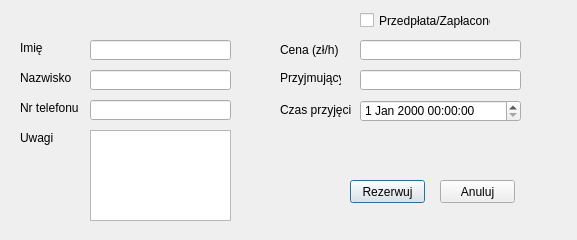
<?xml version="1.0" encoding="UTF-8"?>
<ui version="4.0">
 <class>FormWindow</class>
 <widget class="QDialog" name="FormWindow">
  <property name="geometry">
   <rect>
    <x>0</x>
    <y>0</y>
    <width>577</width>
    <height>240</height>
   </rect>
  </property>
  <property name="minimumSize">
   <size>
    <width>577</width>
    <height>240</height>
   </size>
  </property>
  <property name="maximumSize">
   <size>
    <width>577</width>
    <height>240</height>
   </size>
  </property>
  <property name="windowTitle">
   <string>Formularz</string>
  </property>
  <widget class="QLineEdit" name="eFirstName">
   <property name="geometry">
    <rect>
     <x>90</x>
     <y>40</y>
     <width>141</width>
     <height>20</height>
    </rect>
   </property>
  </widget>
  <widget class="QLabel" name="lFirstName">
   <property name="geometry">
    <rect>
     <x>20</x>
     <y>40</y>
     <width>41</width>
     <height>16</height>
    </rect>
   </property>
   <property name="text">
    <string>Imię</string>
   </property>
  </widget>
  <widget class="QLineEdit" name="eLastName">
   <property name="geometry">
    <rect>
     <x>90</x>
     <y>70</y>
     <width>141</width>
     <height>20</height>
    </rect>
   </property>
  </widget>
  <widget class="QLineEdit" name="ePhone">
   <property name="geometry">
    <rect>
     <x>90</x>
     <y>100</y>
     <width>141</width>
     <height>20</height>
    </rect>
   </property>
  </widget>
  <widget class="QLabel" name="lLastName">
   <property name="geometry">
    <rect>
     <x>20</x>
     <y>70</y>
     <width>51</width>
     <height>16</height>
    </rect>
   </property>
   <property name="text">
    <string>Nazwisko</string>
   </property>
  </widget>
  <widget class="QLabel" name="lPhone">
   <property name="geometry">
    <rect>
     <x>20</x>
     <y>100</y>
     <width>61</width>
     <height>16</height>
    </rect>
   </property>
   <property name="text">
    <string>Nr telefonu</string>
   </property>
  </widget>
  <widget class="QLabel" name="lNotes">
   <property name="geometry">
    <rect>
     <x>20</x>
     <y>130</y>
     <width>41</width>
     <height>16</height>
    </rect>
   </property>
   <property name="text">
    <string>Uwagi</string>
   </property>
  </widget>
  <widget class="QPlainTextEdit" name="eNotes">
   <property name="geometry">
    <rect>
     <x>90</x>
     <y>130</y>
     <width>141</width>
     <height>91</height>
    </rect>
   </property>
  </widget>
  <widget class="QCheckBox" name="cbPayment">
   <property name="geometry">
    <rect>
     <x>360</x>
     <y>10</y>
     <width>131</width>
     <height>21</height>
    </rect>
   </property>
   <property name="text">
    <string>Przedpłata/Zapłacono</string>
   </property>
  </widget>
  <widget class="QLabel" name="lPrice">
   <property name="geometry">
    <rect>
     <x>280</x>
     <y>40</y>
     <width>61</width>
     <height>20</height>
    </rect>
   </property>
   <property name="text">
    <string>Cena (zł/h)</string>
   </property>
  </widget>
  <widget class="QLineEdit" name="ePrice">
   <property name="geometry">
    <rect>
     <x>360</x>
     <y>40</y>
     <width>161</width>
     <height>20</height>
    </rect>
   </property>
  </widget>
  <widget class="QLineEdit" name="eRecipient">
   <property name="geometry">
    <rect>
     <x>360</x>
     <y>70</y>
     <width>161</width>
     <height>20</height>
    </rect>
   </property>
  </widget>
  <widget class="QLabel" name="lRecipient">
   <property name="geometry">
    <rect>
     <x>280</x>
     <y>70</y>
     <width>61</width>
     <height>16</height>
    </rect>
   </property>
   <property name="text">
    <string>Przyjmujący</string>
   </property>
  </widget>
  <widget class="QLabel" name="lReceptionTime">
   <property name="geometry">
    <rect>
     <x>280</x>
     <y>100</y>
     <width>71</width>
     <height>20</height>
    </rect>
   </property>
   <property name="text">
    <string>Czas przyjęcia</string>
   </property>
  </widget>
  <widget class="QDateTimeEdit" name="eReceptionTime">
   <property name="geometry">
    <rect>
     <x>360</x>
     <y>100</y>
     <width>161</width>
     <height>22</height>
    </rect>
   </property>
  </widget>
  <widget class="QPushButton" name="bBook">
   <property name="geometry">
    <rect>
     <x>350</x>
     <y>180</y>
     <width>75</width>
     <height>23</height>
    </rect>
   </property>
   <property name="text">
    <string>Rezerwuj</string>
   </property>
  </widget>
  <widget class="QPushButton" name="bCancel">
   <property name="geometry">
    <rect>
     <x>440</x>
     <y>180</y>
     <width>75</width>
     <height>23</height>
    </rect>
   </property>
   <property name="text">
    <string>Anuluj</string>
   </property>
  </widget>
 </widget>
 <resources/>
 <connections>
  <connection>
   <sender>bCancel</sender>
   <signal>clicked()</signal>
   <receiver>FormWindow</receiver>
   <slot>close()</slot>
   <hints>
    <hint type="sourcelabel">
     <x>482</x>
     <y>193</y>
    </hint>
    <hint type="destinationlabel">
     <x>547</x>
     <y>193</y>
    </hint>
   </hints>
  </connection>
 </connections>
</ui>
